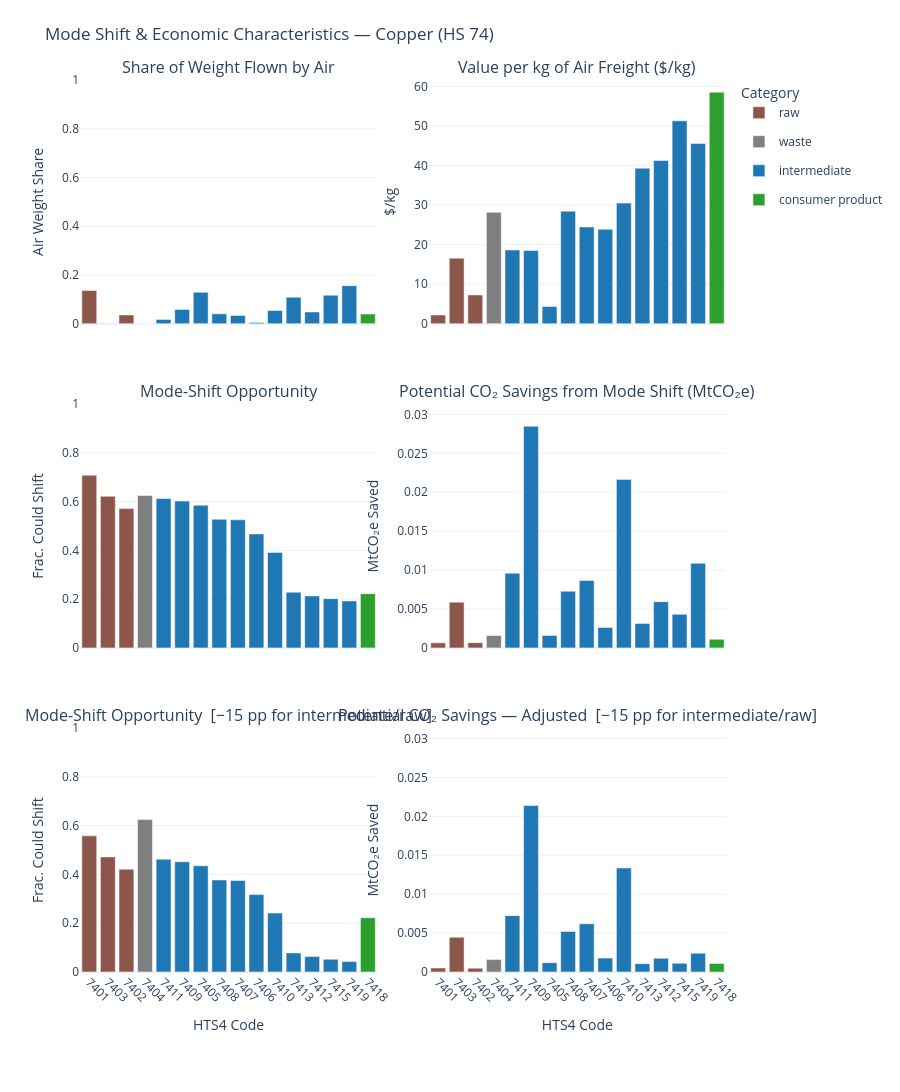

This figure's notebook cell:
### Code cell
copper_category_map = {
    # raw materials
    '7401': 'raw',          # copper mattes; cement copper
    '7402': 'raw',          # unrefined copper; copper anodes for refining
    '7403': 'raw',          # refined copper, unwrought
    # waste
    '7404': 'waste',        # copper waste and scrap
    # intermediate goods
    '7405': 'intermediate', # master alloys of copper
    '7406': 'intermediate', # copper powders and flakes
    '7407': 'intermediate', # copper bars, rods, profiles
    '7408': 'intermediate', # copper wire
    '7409': 'intermediate', # copper plates, sheets, strip, foil (>0.15 mm)
    '7410': 'intermediate', # copper foil (<=0.15 mm)
    '7411': 'intermediate', # copper tubes and pipes
    '7412': 'intermediate', # copper tube or pipe fittings
    '7413': 'intermediate', # stranded wire, cables, plaited bands of copper
    '7415': 'intermediate', # nails, tacks, drawing pins, screws of copper
    '7418': 'consumer product', # table, kitchen, household articles of copper
    '7419': 'intermediate', # other articles of copper
}

copper_deep_dive = deep_dive_quad_chart(
    copper_results,
    copper_category_map,
    group_name='Copper (HS 74)'
)

### Figure 1 — Plotly figure (JSON) as saved in the notebook; plotly's stock layout.template omitted (floating-point values rounded to 4 significant figures)
{"data": [{"legendgroup": "raw", "marker": {"color": "#8c564b"}, "name": "raw", "showlegend": true, "type": "bar", "x": ["7401", "7403", "7402"], "xaxis": "x", "y": [0.1366, 0.001325, 0.0363], "yaxis": "y"}, {"legendgroup": "raw", "marker": {"color": "#8c564b"}, "name": "raw", "showlegend": false, "type": "bar", "x": ["7401", "7403", "7402"], "xaxis": "x2", "y": [2.228, 16.59, 7.287], "yaxis": "y2"}, {"legendgroup": "raw", "marker": {"color": "#8c564b"}, "name": "raw", "showlegend": false, "type": "bar", "x": ["7401", "7403", "7402"], "xaxis": "x3", "y": [0.7083, 0.622, 0.5714], "yaxis": "y3"}, {"legendgroup": "raw", "marker": {"color": "#8c564b"}, "name": "raw", "showlegend": false, "type": "bar", "x": ["7401", "7403", "7402"], "xaxis": "x4", "y": [0.0006481, 0.005878, 0.0006748], "yaxis": "y4"}, {"legendgroup": "raw", "marker": {"color": "#8c564b"}, "name": "raw", "showlegend": false, "type": "bar", "x": ["7401", "7403", "7402"], "xaxis": "x5", "y": [0.5583, 0.472, 0.4214], "yaxis": "y5"}, {"legendgroup": "raw", "marker": {"color": "#8c564b"}, "name": "raw", "showlegend": false, "type": "bar", "x": ["7401", "7403", "7402"], "xaxis": "x6", "y": [0.0005109, 0.00446, 0.0004977], "yaxis": "y6"}, {"legendgroup": "waste", "marker": {"color": "#7f7f7f"}, "name": "waste", "showlegend": true, "type": "bar", "x": ["7404"], "xaxis": "x", "y": [0.0003636], "yaxis": "y"}, {"legendgroup": "waste", "marker": {"color": "#7f7f7f"}, "name": "waste", "showlegend": false, "type": "bar", "x": ["7404"], "xaxis": "x2", "y": [28.16], "yaxis": "y2"}, {"legendgroup": "waste", "marker": {"color": "#7f7f7f"}, "name": "waste", "showlegend": false, "type": "bar", "x": ["7404"], "xaxis": "x3", "y": [0.625], "yaxis": "y3"}, {"legendgroup": "waste", "marker": {"color": "#7f7f7f"}, "name": "waste", "showlegend": false, "type": "bar", "x": ["7404"], "xaxis": "x4", "y": [0.001593], "yaxis": "y4"}, {"legendgroup": "waste", "marker": {"color": "#7f7f7f"}, "name": "waste", "showlegend": false, "type": "bar", "x": ["7404"], "xaxis": "x5", "y": [0.625], "yaxis": "y5"}, {"legendgroup": "waste", "marker": {"color": "#7f7f7f"}, "name": "waste", "showlegend": false, "type": "bar", "x": ["7404"], "xaxis": "x6", "y": [0.001593], "yaxis": "y6"}, {"legendgroup": "intermediate", "marker": {"color": "#1f77b4"}, "name": "intermediate", "showlegend": true, "type": "bar", "x": ["7411", "7409", "7405", "7408", "7407", "7406", "7410", "7413", "7412", "7415", "7419"], "xaxis": "x", "y": [0.01812, 0.05891, 0.1292, 0.0408, 0.03452, 0.0053, 0.05478, 0.109, 0.04847, 0.1172, 0.1565], "yaxis": "y"}, {"legendgroup": "intermediate", "marker": {"color": "#1f77b4"}, "name": "intermediate", "showlegend": false, "type": "bar", "x": ["7411", "7409", "7405", "7408", "7407", "7406", "7410", "7413", "7412", "7415", "7419"], "xaxis": "x2", "y": [18.64, 18.53, 4.367, 28.45, 24.45, 23.87, 30.49, 39.31, 41.25, 51.28, 45.54], "yaxis": "y2"}, {"legendgroup": "intermediate", "marker": {"color": "#1f77b4"}, "name": "intermediate", "showlegend": false, "type": "bar", "x": ["7411", "7409", "7405", "7408", "7407", "7406", "7410", "7413", "7412", "7415", "7419"], "xaxis": "x3", "y": [0.6126, 0.6023, 0.5854, 0.5274, 0.5253, 0.4675, 0.3916, 0.2284, 0.2133, 0.2021, 0.1927], "yaxis": "y3"}, {"legendgroup": "intermediate", "marker": {"color": "#1f77b4"}, "name": "intermediate", "showlegend": false, "type": "bar", "x": ["7411", "7409", "7405", "7408", "7407", "7406", "7410", "7413", "7412", "7415", "7419"], "xaxis": "x4", "y": [0.009593, 0.02848, 0.001607, 0.007292, 0.008674, 0.002627, 0.02165, 0.003129, 0.005943, 0.004321, 0.01088], "yaxis": "y4"}, {"legendgroup": "intermediate", "marker": {"color": "#1f77b4"}, "name": "intermediate", "showlegend": false, "type": "bar", "x": ["7411", "7409", "7405", "7408", "7407", "7406", "7410", "7413", "7412", "7415", "7419"], "xaxis": "x5", "y": [0.4626, 0.4523, 0.4354, 0.3774, 0.3753, 0.3175, 0.2416, 0.07837, 0.06326, 0.05211, 0.04267], "yaxis": "y5"}, {"legendgroup": "intermediate", "marker": {"color": "#1f77b4"}, "name": "intermediate", "showlegend": false, "type": "bar", "x": ["7411", "7409", "7405", "7408", "7407", "7406", "7410", "7413", "7412", "7415", "7419"], "xaxis": "x6", "y": [0.007244, 0.02139, 0.001195, 0.005218, 0.006197, 0.001784, 0.01336, 0.001074, 0.001763, 0.001114, 0.002409], "yaxis": "y6"}, {"legendgroup": "consumer product", "marker": {"color": "#2ca02c"}, "name": "consumer product", "showlegend": true, "type": "bar", "x": ["7418"], "xaxis": "x", "y": [0.04006], "yaxis": "y"}, {"legendgroup": "consumer product", "marker": {"color": "#2ca02c"}, "name": "consumer product", "showlegend": false, "type": "bar", "x": ["7418"], "xaxis": "x2", "y": [58.51], "yaxis": "y2"}, {"legendgroup": "consumer product", "marker": {"color": "#2ca02c"}, "name": "consumer product", "showlegend": false, "type": "bar", "x": ["7418"], "xaxis": "x3", "y": [0.2226], "yaxis": "y3"}, {"legendgroup": "consumer product", "marker": {"color": "#2ca02c"}, "name": "consumer product", "showlegend": false, "type": "bar", "x": ["7418"], "xaxis": "x4", "y": [0.001101], "yaxis": "y4"}, {"legendgroup": "consumer product", "marker": {"color": "#2ca02c"}, "name": "consumer product", "showlegend": false, "type": "bar", "x": ["7418"], "xaxis": "x5", "y": [0.2226], "yaxis": "y5"}, {"legendgroup": "consumer product", "marker": {"color": "#2ca02c"}, "name": "consumer product", "showlegend": false, "type": "bar", "x": ["7418"], "xaxis": "x6", "y": [0.001101], "yaxis": "y6"}], "layout": {"annotations": [{"font": {"size": 16}, "showarrow": false, "text": "Share of Weight Flown by Air", "x": 0.23, "xanchor": "center", "xref": "paper", "y": 1, "yanchor": "bottom", "yref": "paper"}, {"font": {"size": 16}, "showarrow": false, "text": "Value per kg of Air Freight ($/kg)", "x": 0.77, "xanchor": "center", "xref": "paper", "y": 1, "yanchor": "bottom", "yref": "paper"}, {"font": {"size": 16}, "showarrow": false, "text": "Mode-Shift Opportunity", "x": 0.23, "xanchor": "center", "xref": "paper", "y": 0.6367, "yanchor": "bottom", "yref": "paper"}, {"font": {"size": 16}, "showarrow": false, "text": "Potential CO₂ Savings from Mode Shift (MtCO₂e)", "x": 0.77, "xanchor": "center", "xref": "paper", "y": 0.6367, "yanchor": "bottom", "yref": "paper"}, {"font": {"size": 16}, "showarrow": false, "text": "Mode-Shift Opportunity  [−15 pp for intermediate/raw]", "x": 0.23, "xanchor": "center", "xref": "paper", "y": 0.2733, "yanchor": "bottom", "yref": "paper"}, {"font": {"size": 16}, "showarrow": false, "text": "Potential CO₂ Savings — Adjusted  [−15 pp for intermediate/raw]", "x": 0.77, "xanchor": "center", "xref": "paper", "y": 0.2733, "yanchor": "bottom", "yref": "paper"}], "height": 1200, "legend": {"orientation": "v", "title": {"text": "Category"}, "x": 1.02, "xanchor": "left"}, "margin": {"b": 120, "l": 80, "r": 160, "t": 80}, "title": {"text": "Mode Shift & Economic Characteristics — Copper (HS 74)"}, "xaxis": {"anchor": "y", "domain": [0, 0.46], "matches": "x5", "showticklabels": false}, "xaxis2": {"anchor": "y2", "domain": [0.54, 1], "matches": "x6", "showticklabels": false}, "xaxis3": {"anchor": "y3", "domain": [0, 0.46], "matches": "x5", "showticklabels": false}, "xaxis4": {"anchor": "y4", "domain": [0.54, 1], "matches": "x6", "showticklabels": false}, "xaxis5": {"anchor": "y5", "domain": [0, 0.46], "tickangle": 45, "title": {"text": "HTS4 Code"}}, "xaxis6": {"anchor": "y6", "domain": [0.54, 1], "tickangle": 45, "title": {"text": "HTS4 Code"}}, "yaxis": {"anchor": "x", "domain": [0.7267, 1], "range": [0, 1], "title": {"text": "Air Weight Share"}}, "yaxis2": {"anchor": "x2", "domain": [0.7267, 1], "title": {"text": "$/kg"}}, "yaxis3": {"anchor": "x3", "domain": [0.3633, 0.6367], "range": [0, 1], "title": {"text": "Frac. Could Shift"}}, "yaxis4": {"anchor": "x4", "domain": [0.3633, 0.6367], "range": [0, 0.03133], "title": {"text": "MtCO₂e Saved"}}, "yaxis5": {"anchor": "x5", "domain": [0, 0.2733], "range": [0, 1], "title": {"text": "Frac. Could Shift"}}, "yaxis6": {"anchor": "x6", "domain": [0, 0.2733], "range": [0, 0.03133], "title": {"text": "MtCO₂e Saved"}}}}
